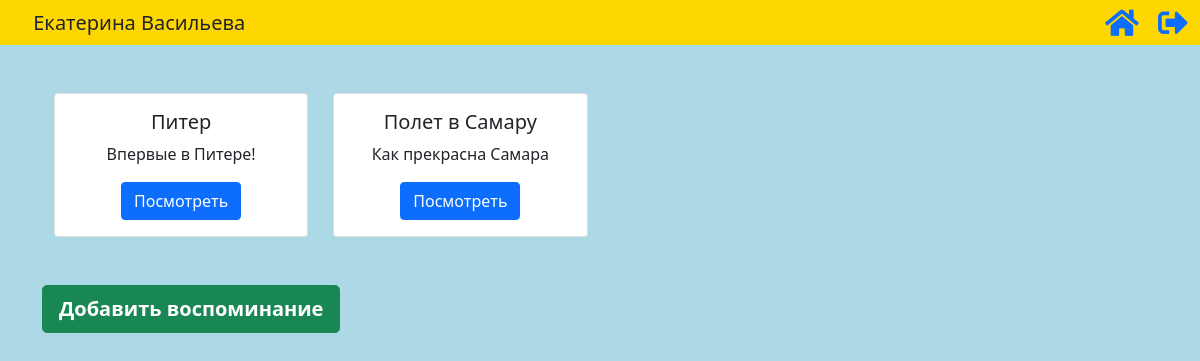
Page /myPlaceRemember/ (signed in) on the earlier database version.
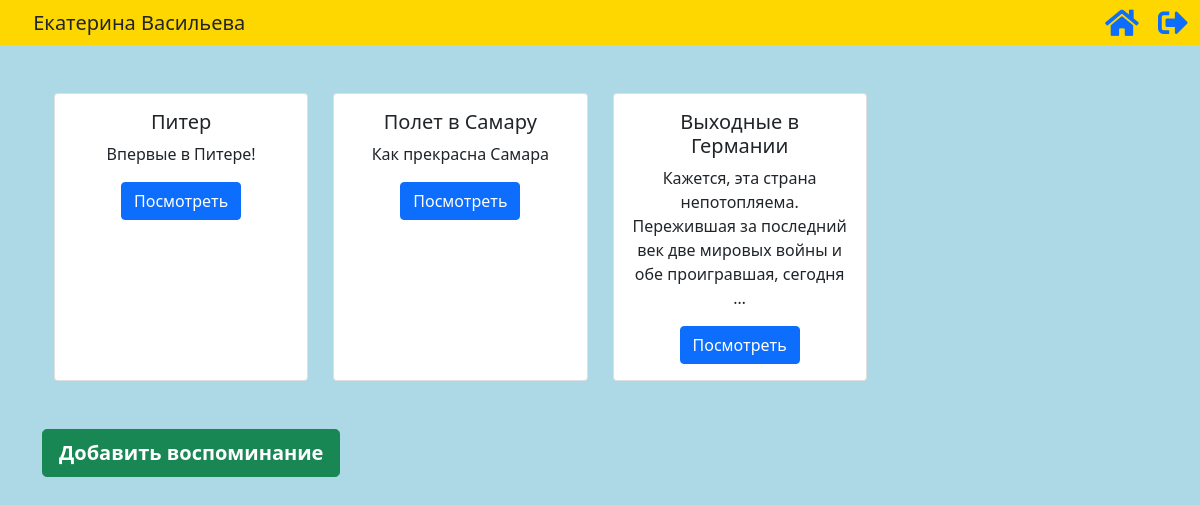
Same page on the later database version.
### myPlaceRemember/models.py (models this page shows, shortened)
class RememberModel(models.Model):
    title = models.CharField(max_length=100)
    location = models.CharField(max_length=100)
    body = models.TextField(blank=True, db_index=True)
    slug = models.CharField(max_length=100, blank=True)
    profile = models.ForeignKey(Profile, on_delete=models.CASCADE)
    def get_absolute_url(self):
        return reverse('remember_detail', kwargs={'slug': self.slug})

### myPlaceRemember/views.py (the view)
# urls.py: path('', index),
@login_required
def index(request):
    profile = get_profile_data_by_user(request.user)
    remembers = RememberModel.objects.all().filter(profile=profile)
    context = profile.get_name_and_avatar()
    context['remembers'] = remembers
    return render(request, 'myPlaceRemember/index.html',
                  context)

### login/models.py (called while the page is built)
    def get_name_and_avatar(self):
        name = self.user.first_name + " " + self.user.last_name
        return {"name": name, "avatar": self.avatar}

### myPlaceRemember/views.py (called while the page is built)
def get_profile_data_by_user(user):
    try:
        return Profile.objects.get(user=user)
    except:
        raise ValueError("Такой пользователь не найден")

### myPlaceRemember/templates/myPlaceRemember/index.html (shortened to what this page needs)
{% extends 'layout.html' %}
{% load static %}
{% block styles %}
    <link rel="stylesheet" href="{% static "myPlaceRemember/css/style.css" %}">
    <link rel="stylesheet" href="{% static "myPlaceRemember/css/style_header.css" %}">
{% endblock %}
{% block main %}
    <main>
        {% include 'myPlaceRemember/header.html' %}
        <div class="container mt-5 pb-5" id="content">
            {% if remembers %}
                <div class="container" id="remembers">
                {% for remember in remembers %}
                    <div class="card text-center">
                        <div class="card-body">
                            <h5 class="card-title">{{ remember.title }}</h5>
                            <p class="card-text">{{ remember.body|truncatewords:15 }}</p>
                            <a href="{{ remember.get_absolute_url }}" class="btn btn-primary">Посмотреть</a>
                        </div>
                    </div>
                {% endfor %}
                </div>
            {% else %}
                <h3>У вас нет ни одного воспоминания</h3>
            {% endif %}
            <a class="btn btn-success btn-lg mt-5" id="btn_add" href="{% url 'create_remember' %}">
                Добавить воспоминание
            </a>
        </div>
    </main>
{% endblock %}

Differences in the rows shown:
added RememberModel: title "Выходные в Германии", body "Кажется, эта страна непотопляема. Пережившая за последний век две мировых войны и обе проигравшая, сегодня …"
